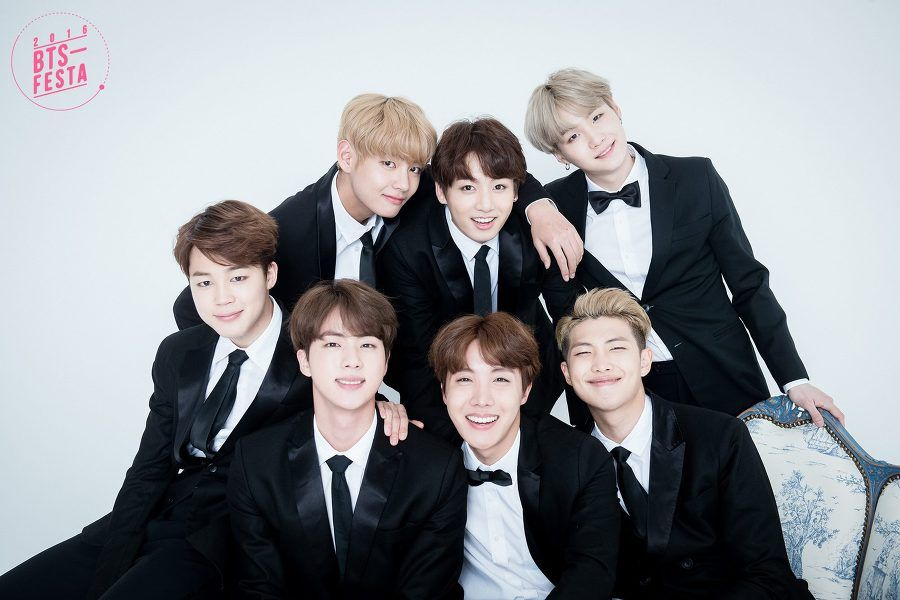
#> input picture openCV/day_55/Haar_object_detection/image/bts.jpg, 900 x 600 px
$ jupyter execute --allow-errors '1.Haar방식을 이용한 Face Detection.ipynb'
#> lines starting #> are read from the running program, lines starting #| are printed output that depends on the picture; after the words box and inside, x2 and y2 are one past the last pixel; in counts of white or black regions, pixels touching at a corner belong together
# 1.Haar방식을 이용한 Face Detection
* 참고 : https://docs.opencv.org/3.4/db/d28/tutorial_cascade_classifier.html

[cell 1]
import cv2

print("OpenCV version:")
print(cv2.__version__)

img = cv2.imread("./image/bts.jpg")
#> img is the input picture: shape (600, 900, 3); mean B, G, R 148.6, 144.4, 141.7
gray = cv2.cvtColor(img, cv2.COLOR_BGR2GRAY)
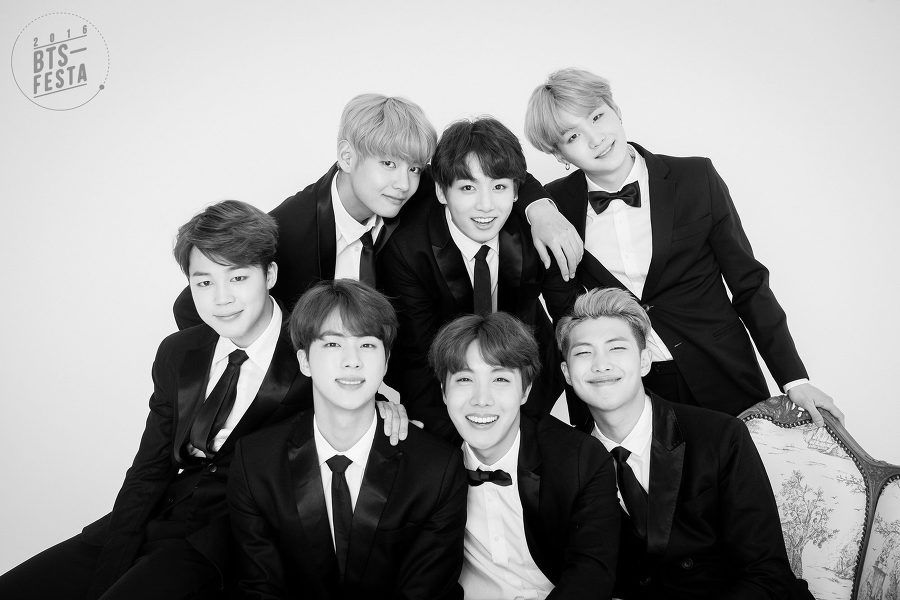
#> gray: shape (600, 900); min 0, max 255, mean 144.1

cv2.imshow("bts", img)
cv2.imshow("bts - gray", gray)

cv2.waitKey(0)
cv2.destroyAllWindows()

[cell 2]
import cv2
import numpy as np

def detectAndDisplay(frame):
    frame_gray = cv2.cvtColor(frame, cv2.COLOR_BGR2GRAY)
    frame_gray = cv2.equalizeHist(frame_gray)
    #-- Detect faces
    faces = face_cascade.detectMultiScale(frame_gray)
    for (x,y,w,h) in faces:
        center = (x + w//2, y + h//2)
        frame = cv2.rectangle(frame, (x, y), (x+w, y+h), (0, 255, 0), 4)
        faceROI = frame_gray[y:y+h,x:x+w]
        #-- In each face, detect eyes
        eyes = eyes_cascade.detectMultiScale(faceROI)
        for (x2,y2,w2,h2) in eyes:
            eye_center = (x + x2 + w2//2, y + y2 + h2//2)
            radius = int(round((w2 + h2)*0.25))
            frame = cv2.circle(frame, eye_center, radius, (255, 0, 0 ), 4)
        cv2.imshow('Capture - Face detection', frame)

print("OpenCV version:")
print(cv2.__version__)

img = cv2.imread("./image/bts.jpg")  # marathon_02.jpg : 얼굴, 눈 인식
print("width: {} pixels".format(img.shape[1]))
#| width: 900 pixels
print("height: {} pixels".format(img.shape[0]))
#| height: 600 pixels
print("channels: {}".format(img.shape[2]))
#| channels: 3

(height, width) = img.shape[:2]
#> height = 600; width = 900

cv2.imshow("Original Image", img)

face_cascade_name = './haarcascades/haarcascade_frontalface_alt.xml'
eyes_cascade_name = './haarcascades/haarcascade_eye_tree_eyeglasses.xml'

face_cascade = cv2.CascadeClassifier()
eyes_cascade = cv2.CascadeClassifier()

#-- 1. Load the cascades
if not face_cascade.load(cv2.samples.findFile(face_cascade_name)):
    print('--(!)Error loading face cascade')
    exit(0)
if not eyes_cascade.load(cv2.samples.findFile(eyes_cascade_name)):
    print('--(!)Error loading eyes cascade')
    exit(0)

detectAndDisplay(img)
#> in detectAndDisplay, `frame_gray = cv2.equalizeHist(frame_gray)`:
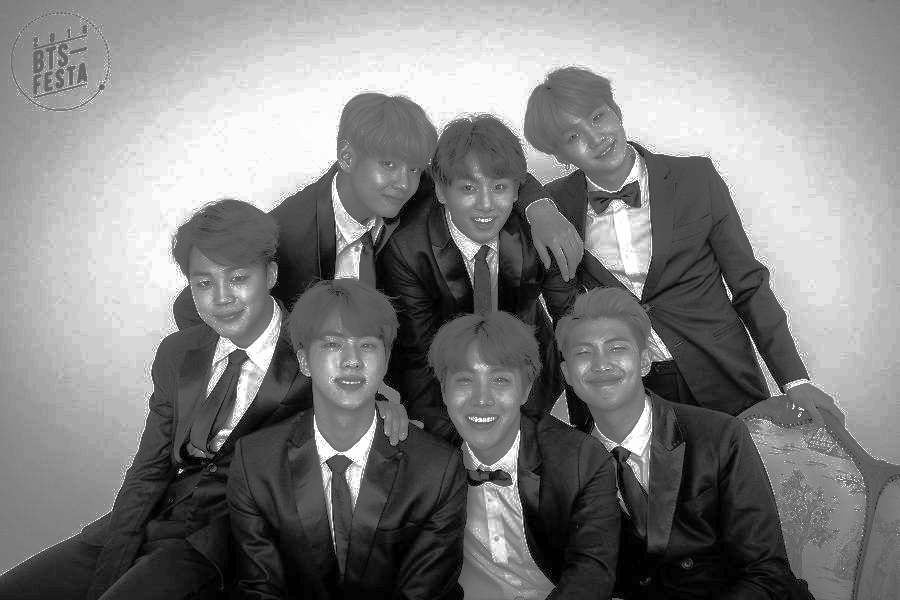
#> frame_gray: shape (600, 900); min 0, max 255, mean 128
#> in detectAndDisplay, `faces = face_cascade.detectMultiScale(frame_gray)`: faces = [[443, 157, 82, 82], [180, 251, 83, 83], [304, 311, 93, 93], [557, 316, 90, 90], [432, 341, 100, 100]]
#> the loop in detectAndDisplay, `for (x,y,w,h) in faces:` made 5 passes
#> (x, y, w, h, center) on passes 1, 4, 5: (443, 157, 82, 82, (484, 198)), (557, 316, 90, 90, (602, 361)), (432, 341, 100, 100, (482, 391))
#> (x, y, w, h, center, eyes) on passes 2 to 3: (180, 251, 83, 83, (221, 292), [[15, 22, 22, 22]]), (304, 311, 93, 93, (350, 357), [[18, 22, 23, 23]])
#> pass 1, in detectAndDisplay, `frame = cv2.rectangle(frame, (x, y), (x+w, y+h), (0, 255, 0), 4)`:
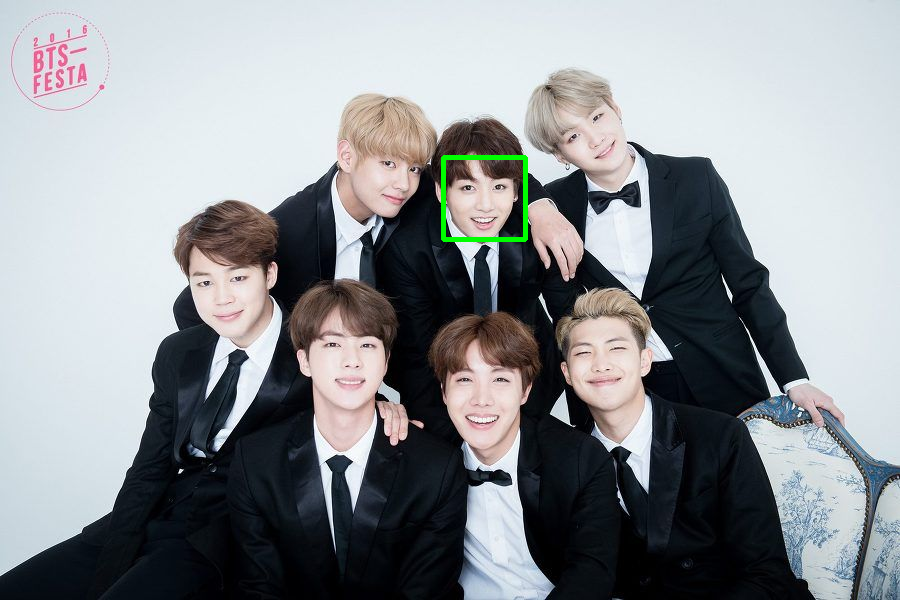
#> frame: shape (600, 900, 3); 0.3% of pixels changed, all inside (x1, y1, x2, y2) = (441, 155, 528, 242)
#> pass 1, in detectAndDisplay, `faceROI = frame_gray[y:y+h,x:x+w]`:
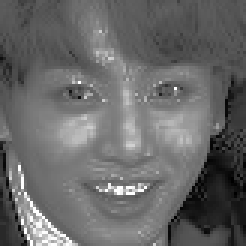
#> faceROI: shape (82, 82) (shown 3 times larger); min 0, max 255, mean 104.1
#> pass 2, in detectAndDisplay, `frame = cv2.rectangle(frame, (x, y), (x+w, y+h), (0, 255, 0), 4)`:
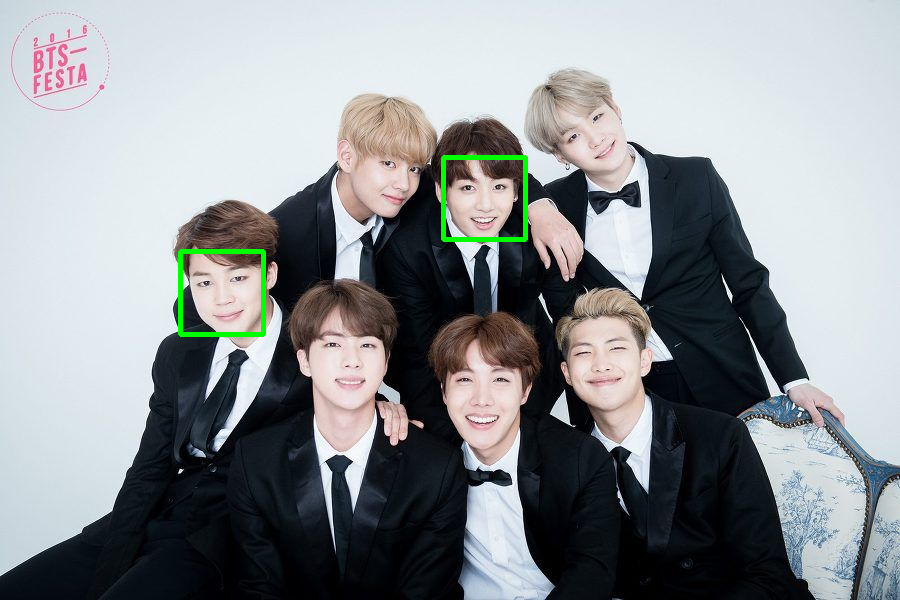
#> frame: shape (600, 900, 3); 0.31% of pixels changed, all inside (x1, y1, x2, y2) = (178, 249, 266, 337)
#> pass 2, in detectAndDisplay, `faceROI = frame_gray[y:y+h,x:x+w]`:
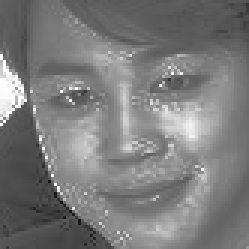
#> faceROI: shape (83, 83) (shown 3 times larger); min 5, max 255, mean 123.2
#> after the loop in detectAndDisplay, `for (x,y,w,h) in faces:`:
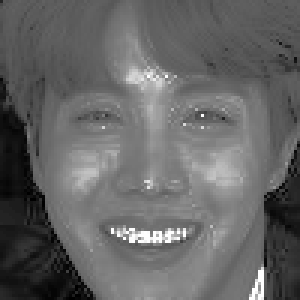
#> faceROI: shape (100, 100) (shown 3 times larger); min 0, max 255, mean 101.4
#> after the loop in detectAndDisplay, `for (x,y,w,h) in faces:`:
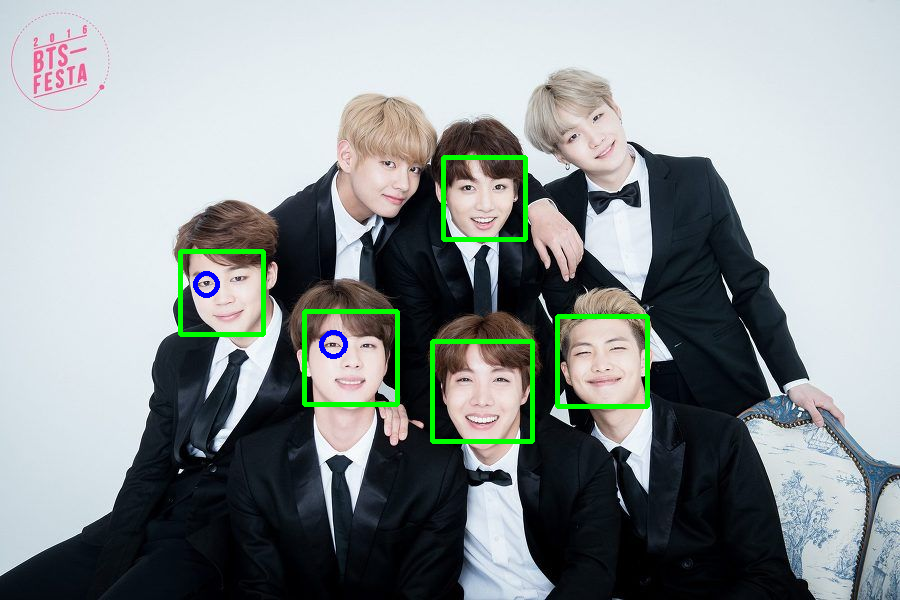
#> frame: shape (600, 900, 3); 1.17% of pixels changed, all inside (x1, y1, x2, y2) = (193, 271, 650, 444)

cv2.waitKey(0)
cv2.destroyAllWindows()

### face_detection_GUI
* pip install Pillow

[cell 3]
import cv2
import numpy as np
from tkinter import *
from PIL import Image
from PIL import ImageTk
from tkinter import filedialog

# 사진의 크기를 조절하여 haar의 성능을 높여보자.
# 단, 너무 크기를 크게 하면 해상도가 떨어져 성능이 떨어지니, 그 중간 값을 잘 찾아야 한다
face_cascade_name = './haarcascades/haarcascade_frontalface_alt.xml'
eyes_cascade_name = './haarcascades/haarcascade_eye_tree_eyeglasses.xml'
file_name = 'image/bts.jpg'
title_name = 'Haar Object detection'
frame_width = 500

# [36 lines left out: functions selectFile, detectAndDisplay, not called in this run]

#main
main = Tk()
main.title(title_name)
main.geometry()

read_image = cv2.imread("./image/bts.jpg")
(height, width) = read_image.shape[:2]
ratio = frame_width / width
#> ratio = 0.556
dimension = (frame_width, int(height * ratio))
#> dimension = (500, 333)
read_image = cv2.resize(read_image, dimension, interpolation = cv2.INTER_AREA)

image = cv2.cvtColor(read_image, cv2.COLOR_BGR2RGB)
image = Image.fromarray(image)
imgtk = ImageTk.PhotoImage(image=image)

face_cascade_name = './haarcascades/haarcascade_frontalface_alt.xml'
eyes_cascade_name = './haarcascades/haarcascade_eye_tree_eyeglasses.xml'

face_cascade = cv2.CascadeClassifier()
eyes_cascade = cv2.CascadeClassifier()

#-- 1. Load the cascades
if not face_cascade.load(cv2.samples.findFile(face_cascade_name)):
    print('--(!)Error loading face cascade')
    exit(0)
if not eyes_cascade.load(cv2.samples.findFile(eyes_cascade_name)):
    print('--(!)Error loading eyes cascade')
    exit(0)

label=Label(main, text=title_name)
label.config(font=("Courier", 18))
label.grid(row=0,column=0,columnspan=4)
sizeLabel=Label(main, text='Frame Width : ')
sizeLabel.grid(row=1,column=0)
sizeVal  = IntVar(value=frame_width)
#> (the rest of this cell did not finish here and is left out)

$ run again, with openCV/day_55/Haar_object_detection/image/sj.jpg copied over openCV/day_55/Haar_object_detection/image/bts.jpg
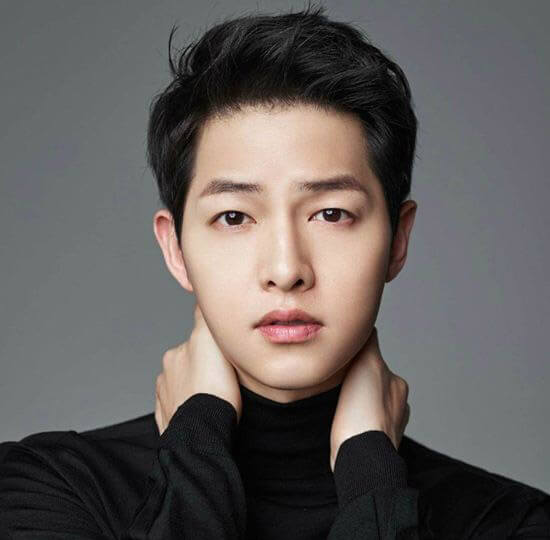
#> input picture openCV/day_55/Haar_object_detection/image/sj.jpg, 550 x 540 px
#> img is the input picture: shape (540, 550, 3); mean B, G, R 92.5, 94.3, 99.5
#| width: 550 pixels
#| height: 540 pixels
#| channels: 3
#> faces = [[152, 112, 262, 262]]
#> the loop in detectAndDisplay, `for (x,y,w,h) in faces:` made 1 pass
#> (x, y, w, h, center, eyes) on pass 1: (152, 112, 262, 262, (283, 243), [[56, 82, 50, 50], [149, 75, 56, 56]])
#> pass 1, in detectAndDisplay, `faceROI = frame_gray[y:y+h,x:x+w]`:
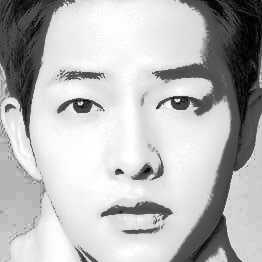
#> faceROI: shape (262, 262); min 0, max 255, mean 184.5
#> pass 1, in detectAndDisplay, `cv2.imshow('Capture - Face detection', frame)`:
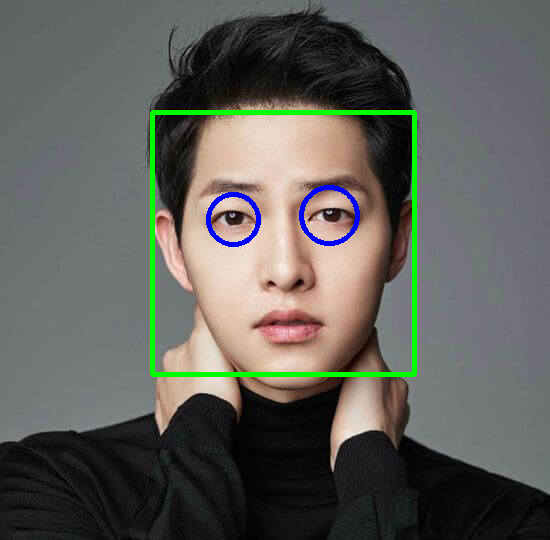
#> window 'Capture - Face detection': shape (540, 550, 3); mean B, G, R 91.3, 96, 96.4
